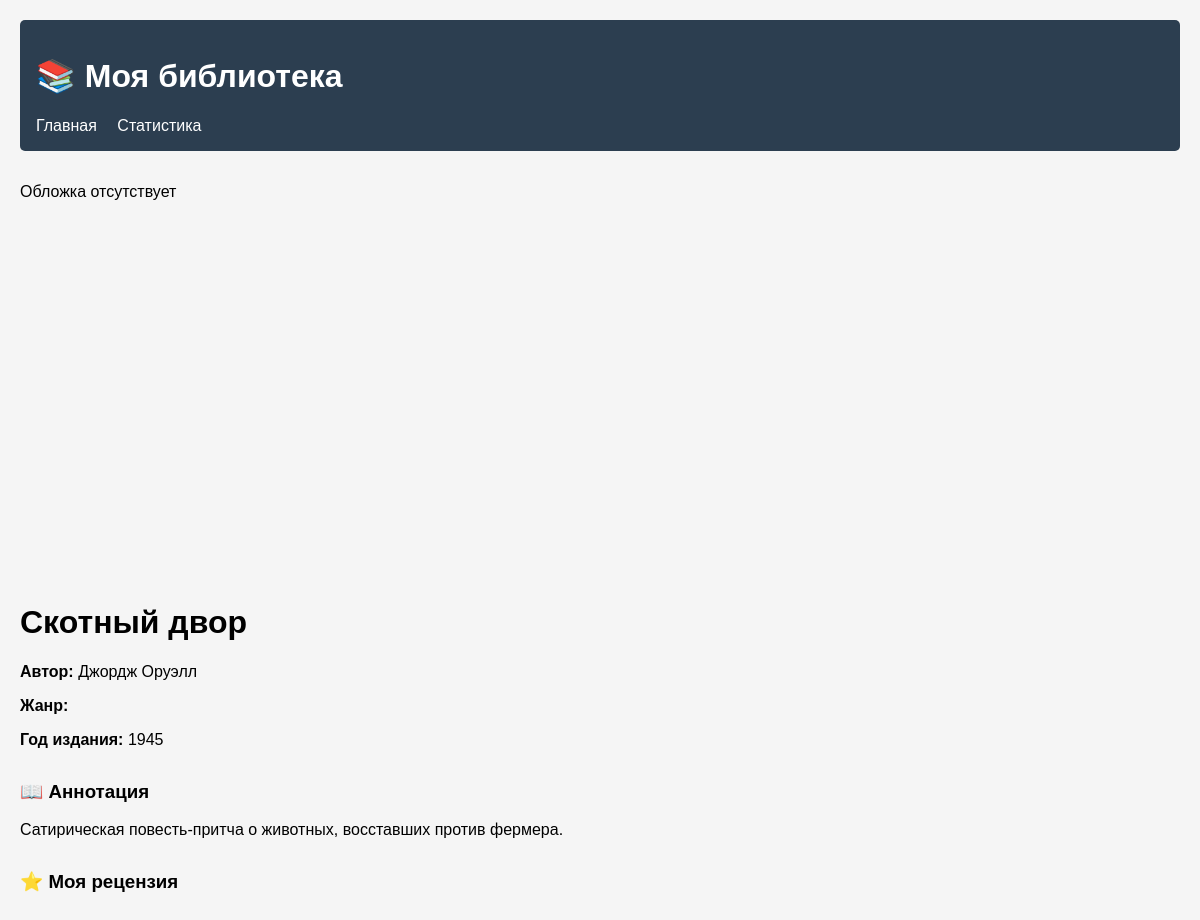
Screenshot of /book/4/ with the database file from the repository.
### catalog/models.py (models this page shows, shortened)
class Book(models.Model):
    title = models.CharField(max_length=200, verbose_name="Название")
    author = models.ForeignKey(Author, on_delete=models.CASCADE, verbose_name="Автор")
    genres = models.ManyToManyField(Genre, verbose_name="Жанры")
    publication_year = models.IntegerField(
        validators=[MinValueValidator(1000), MaxValueValidator(2030)],
        verbose_name="Год издания"
    )
    annotation = models.TextField(verbose_name="Аннотация")
    cover = models.ImageField(upload_to='covers/', blank=True, verbose_name="Обложка")
    pages = models.IntegerField(default=0, verbose_name="Количество страниц")
    isbn = models.CharField(max_length=13, blank=True, verbose_name="ISBN")
    created_at = models.DateTimeField(auto_now_add=True, verbose_name="Дата добавления")
    updated_at = models.DateTimeField(auto_now=True, verbose_name="Дата обновления")
    class Meta:
        verbose_name = "Книга"
        verbose_name_plural = "Книги"
        ordering = ['-created_at']

class Author(models.Model):
    name = models.CharField(max_length=100, verbose_name="Имя автора")
    bio = models.TextField(blank=True, verbose_name="Биография")
    birth_date = models.DateField(null=True, blank=True, verbose_name="Дата рождения")
    def __str__(self):
        return self.name
    class Meta:
        verbose_name = "Автор"
        verbose_name_plural = "Авторы"

### catalog/views.py (the view)
# urls.py: path('book/<int:pk>/', views.book_detail, name='book_detail'),
def book_detail(request, pk):
    book = get_object_or_404(Book.objects.select_related('author').prefetch_related('genres'), pk=pk)
    reviews = book.review_set.all().select_related('user')
    context = {
        'book': book,
        'reviews': reviews,
    }
    return render(request, 'catalog/book_detail.html', context)

### templates/catalog/book_detail.html (shortened to what this page needs)
{% extends 'catalog/base.html' %}
{% block content %}
<div class="container">
    <div class="row">
        <div class="col-md-4">
            <div class="text-center mb-4">
                {% if book.cover %}
                    <img src="{{ book.cover.url }}"
                         alt="{{ book.title }}"
                         class="img-fluid rounded shadow"
                         style="max-height: 400px;">
                {% else %}
                    <div class="bg-light rounded d-flex align-items-center justify-content-center"
                         style="height: 400px;">
                        <div class="text-muted">
                            <p class="mt-2">Обложка отсутствует</p>
                        </div>
                    </div>
                {% endif %}
            </div>
        </div>
        <div class="col-md-8">
            <h1>{{ book.title }}</h1>
        <p><strong>Автор:</strong> {{ book.author }}</p>
        <p><strong>Жанр:</strong> {{ book.genre }}</p>
        <p><strong>Год издания:</strong> {{ book.publication_year }}</p>
        <section style="margin-bottom: 2rem;">
            <h3>📖 Аннотация</h3>
            <p>{{ book.annotation|linebreaks }}</p>
        </section>
        <section>
            <h3>⭐ Моя рецензия</h3>
        </section>
{% endblock %}

### templates/catalog/base.html (style rules this page uses)
body { font-family: Arial, sans-serif; max-width: 1200px; margin: 0 auto; padding: 20px; background-color: #f5f5f5; }

### rows the page displays
Book: title "Скотный двор", author "Джордж Оруэлл", publication_year "1945", annotation "Сатирическая повесть-притча о животных, восставших против фермера."
